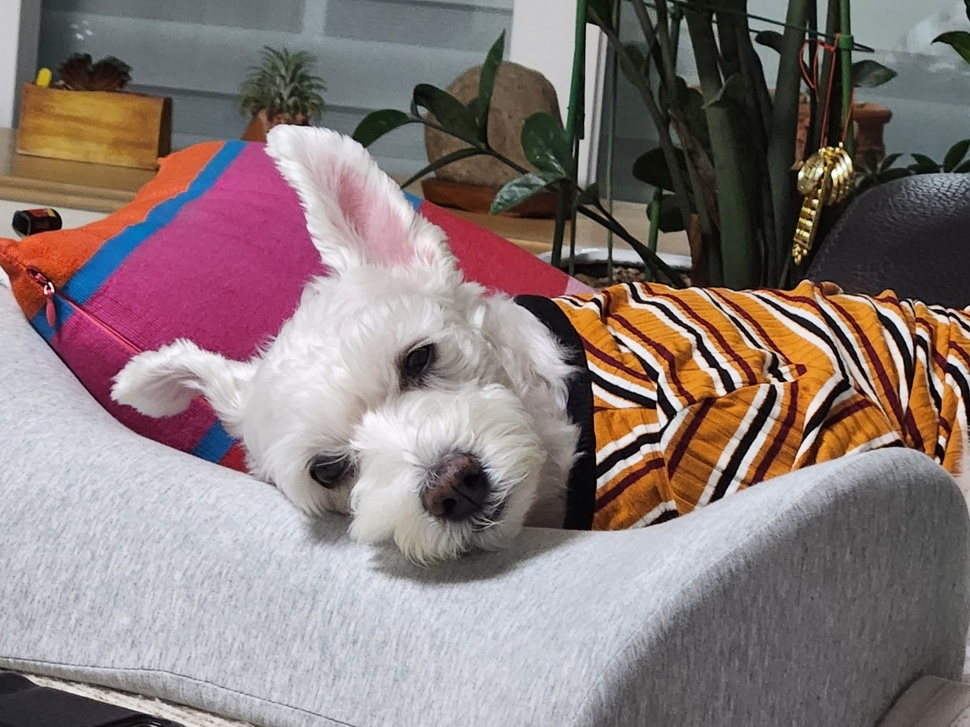
#> input picture v_openCV/imgs/dog.jpg, 970 x 727 px, shrunk from 1440 x 1080 before the run
$ python histogram_equalize.py
#> lines starting #> are read from the running program, lines starting #| are printed output that depends on the picture
import cv2
import numpy as np
import matplotlib.pyplot as plt
'''
dst = cv2.equalizeHist(src, dst)
src: 대상 이미지, 8비트 1 채널
dst(optional): 결과 이미지
'''

img = cv2.imread("../v_openCV/imgs/dog.jpg", cv2.IMREAD_GRAYSCALE)
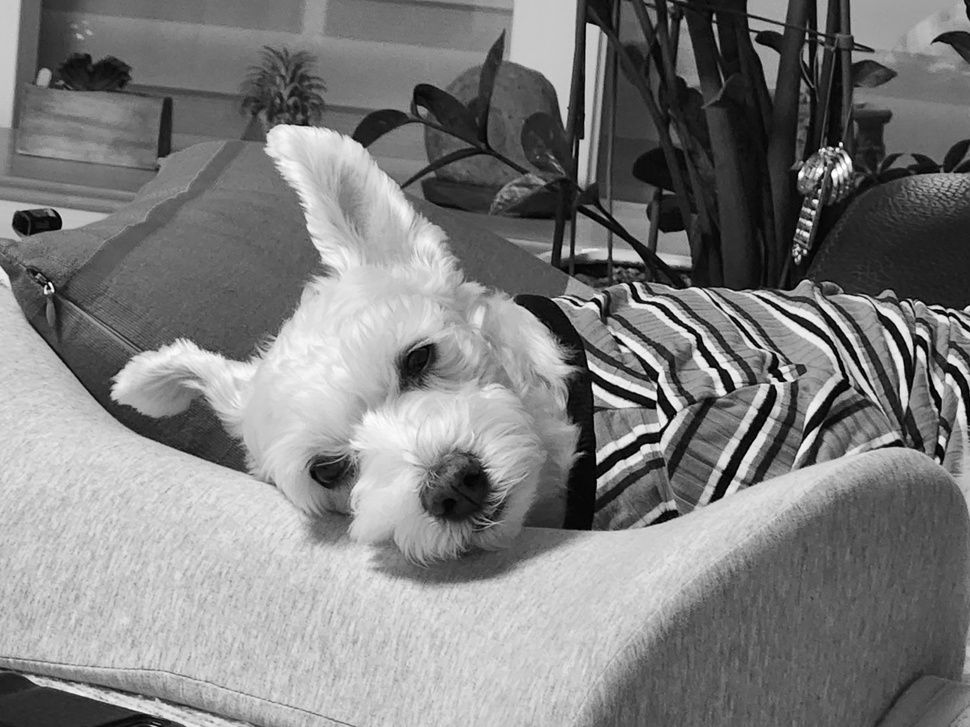
#> img: shape (727, 970); min 0, max 255, mean 125.9
rows, cols = img.shape[:2]
#> rows = 727; cols = 970

hist = cv2.calcHist([img], [0], None, [256], [0, 256])
#> hist = 256 values, max 8312 at index 200, min 16 at index 253, mean 2754.6
cdf = hist.cumsum() # 누적 히스토그램| 누적 : 빈도수?
#> cdf = 256 values from 201 to 705190
cdf_m = np.ma.masked_equal(cdf, 0)
cdf_m = (cdf_m - cdf_m.min())/(rows * cols) * 255
cdf = np.ma.filled(cdf_m, 0).astype('uint8')
#> cdf = 256 values from 0 to 254
print(cdf.shape)
#| (256,)
img2 = cdf[img]
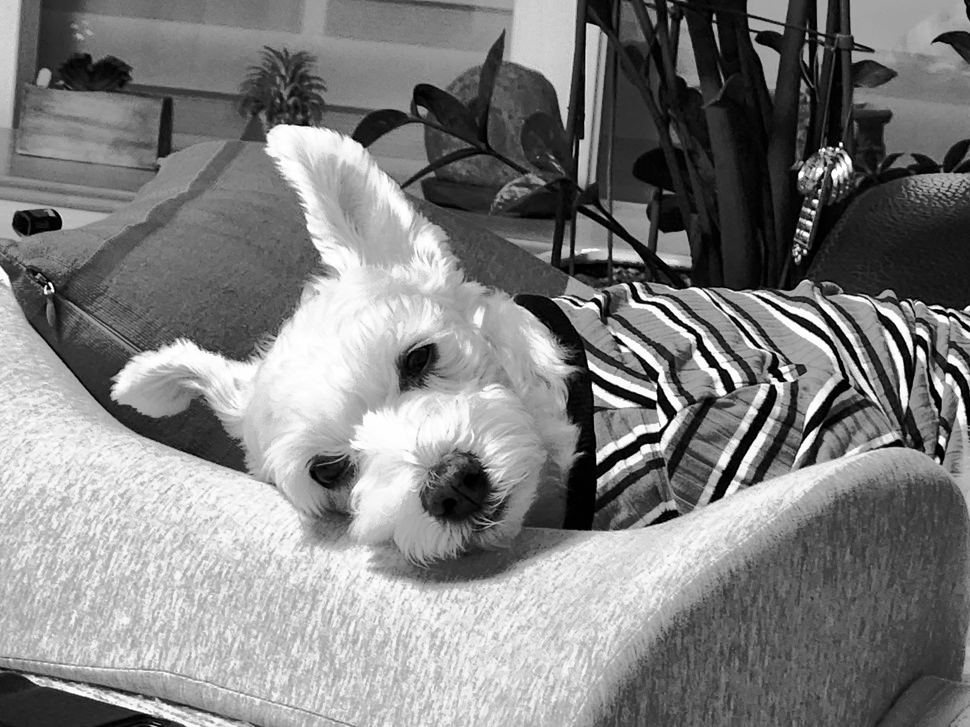
#> img2: shape (727, 970); min 0, max 254, mean 127.6

img3 = cv2.equalizeHist(img)

hist2 = cv2.calcHist([img2], [0], None, [256], [0, 256])
#> hist2 = 256 values, max 8312 at index 206, min 0 at index 22, mean 2754.6
hist3 = cv2.calcHist([img3], [0], None, [256], [0, 256])
#> hist3 = 256 values, max 8312 at index 206, min 0 at index 20, mean 2754.6

cv2.imshow('Before', img)
cv2.imshow('Manual', img2)
cv2.imshow('cv2.equalizeHist()', img3)
hists = {'Before':hist, 'Manual':hist2, 'cv2.equalizeHist()':hist3}
for i, (k, v) in enumerate(hists.items()):
    plt.subplot(1,3,i+1)
    plt.title(k)
    plt.plot(v)
#> this loop made 3 passes
#> k on passes 1 to 3: 'Before', 'Manual', 'cv2.equalizeHist()'
plt.show()
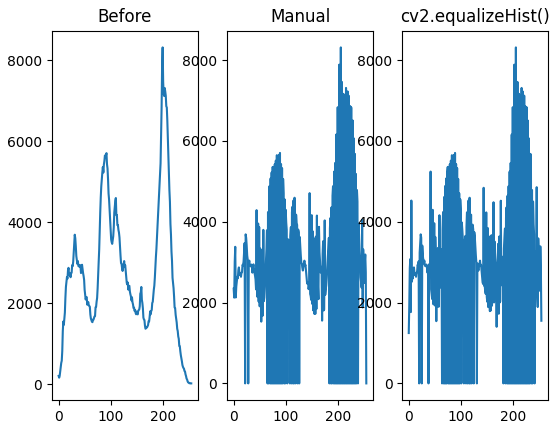
#> figure drawn by matplotlib, 3 panels; panel 1: curve peaks at x = 200, y = 8312; panel 2: curve peaks at x = 206, y = 8312; panel 3: curve peaks at x = 206, y = 8312

$ run again, with v_openCV/imgs/photo.jpg copied over v_openCV/imgs/dog.jpg
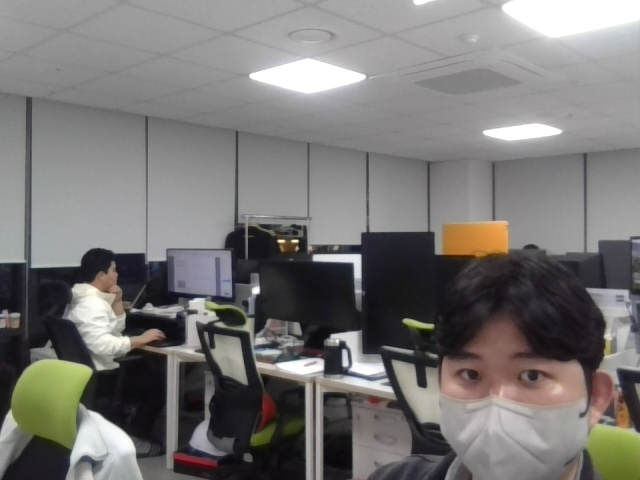
#> input picture v_openCV/imgs/photo.jpg, 640 x 480 px
#> hist = 256 values, max 6438 at index 255, min 0 at index 0, mean 1200
#> `cdf = hist.cumsum()`: cdf = 256 values from 0 to 307200
#> `cdf = np.ma.filled(cdf_m, 0).astype('uint8')`: cdf = 256 values from 0 to 254
#| (256,)
#> `img2 = cdf[img]`:
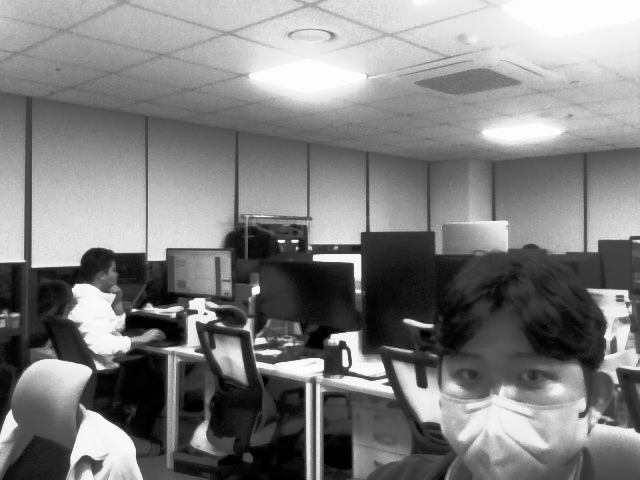
#> img2: shape (480, 640); min 0, max 254, mean 128
#> hist2 = 256 values, max 6438 at index 254, min 0 at index 6, mean 1200
#> hist3 = 256 values, max 6438 at index 255, min 0 at index 8, mean 1200
#> the loop `for i, (k, v) in enumerate(hists.items()):` made 3 passes
#> k on passes 1 to 3: 'Before', 'Manual', 'cv2.equalizeHist()'
#> `plt.show()`:
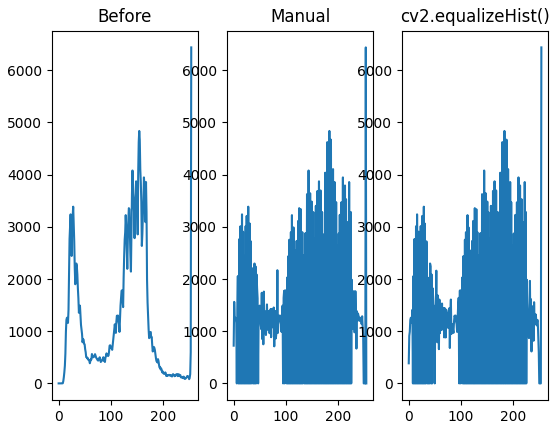
#> figure drawn by matplotlib, 3 panels; panel 1: curve peaks at x = 255, y = 6438; panel 2: curve peaks at x = 254, y = 6438; panel 3: curve peaks at x = 255, y = 6438
